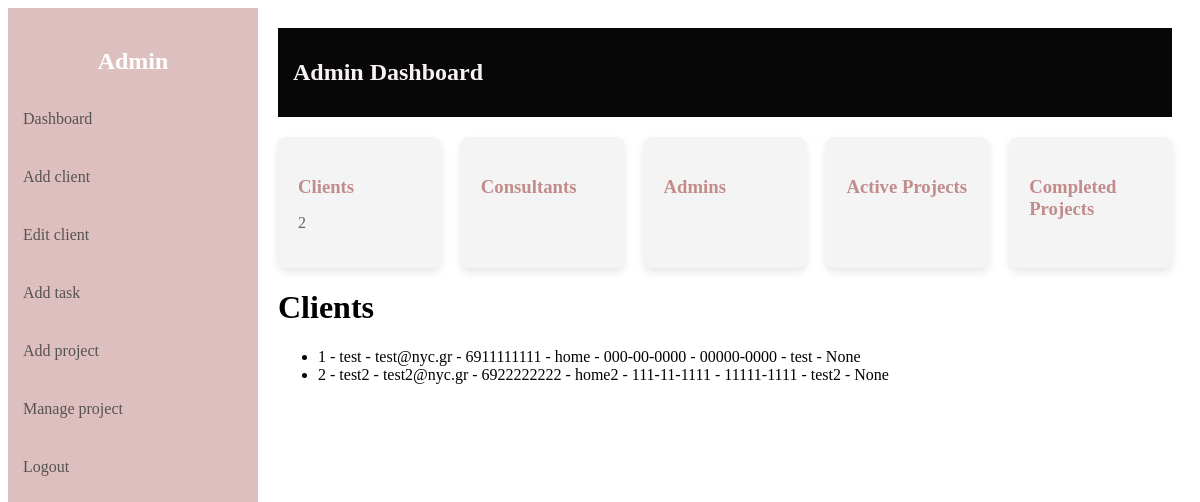
The app's page /clients/list (signed in) with its own data.
### server.py (models this page shows)
class Client(db.Model):
    id = db.Column(db.Integer, primary_key=True)
    name = db.Column(db.String(150), nullable=False)
    email = db.Column(db.String(120), unique=True, nullable=False)
    phone = db.Column(db.String(10), unique=True, nullable=False)
    address = db.Column(db.String(200), nullable=False)
    ssn = db.Column(db.String(11), unique=True, nullable=False)
    postalcode = db.Column(db.String(10), nullable=False)
    notes = db.Column(db.String(500), nullable=True)
    consultant_id = db.Column(db.Integer, db.ForeignKey('user.id'), nullable=True)
    consultant = db.relationship('User', back_populates='clients')

### server.py (the view)
@app.route("/clients/list")
@login_required
def clients_list():
    if current_user.role != 'admin':
        return "Unauthorized", 403
    all_clients = Client.query.all()
    total_clients = Client.query.count()
    return render_template('clients_list.html', clients=all_clients, total_clients=total_clients)

### server.py (called while the page is built)
@login_manager.user_loader
def load_user(user_id):
    return User.query.get(int(user_id))

### templates/clients_list.html (shortened to what this page needs)
{% extends 'dashboard.html' %}
{% block content %}
    <h1>Clients</h1>
    <ul>
        {% for client in clients %}
        <li>
            {{ client.id }} - {{ client.name }} - {{ client.email }} - {{ client.phone }} - {{ client.address }} - {{ client.ssn }} - {{ client.postalcode }} - {{ client.notes }} - {{ client.consultant_id }}
        </li>
        {% else %}
        <li>No Clients available.</li>
        {% endfor %}
    </ul>
{% endblock %}

### records on screen
Client: id "1", name "test", email "test@nyc.gr", phone "6911111111", address "home", ssn "000-00-0000", postalcode "00000-0000", notes "test", consultant_id "None"
Client: id "2", name "test2", email "test2@nyc.gr", phone "6922222222", address "home2", ssn "111-11-1111", postalcode "11111-1111", notes "test2", consultant_id "None"

### other values on screen
{{ total_clients }} "2"
